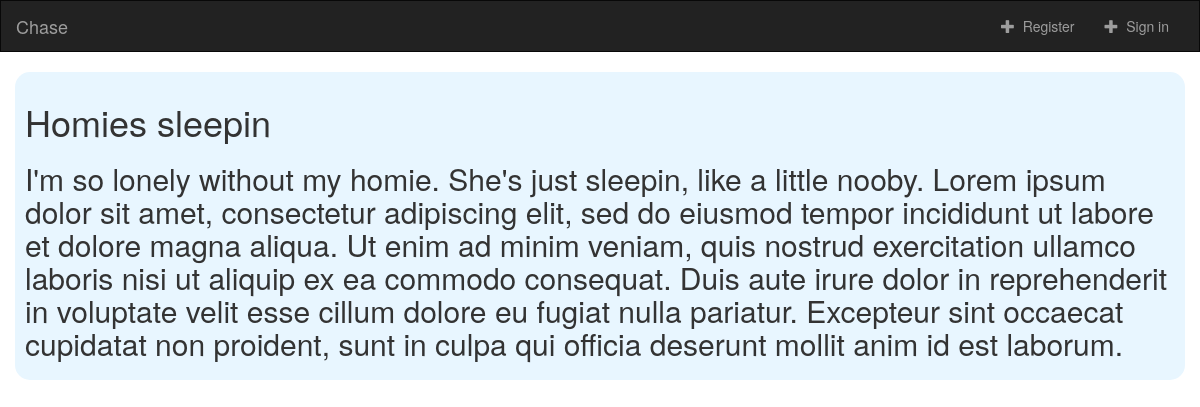
The page /1 on the database its author committed.
### website/models.py (models this page shows, shortened)
class BlogPost(models.Model):
    title = models.CharField(max_length=255)
    author = models.ForeignKey(MyUser)
    content = models.TextField(max_length=10000)

### website/views.py (the view)
# urls.py: url(r'^(?P<post_id>[0-9]+)', views.post_detail, name='post-detail'),
def post_detail(request, post_id):
    post = BlogPost.objects.get(pk=post_id)
    return render(request, 'website/post_detail.html', {'post': post})

### website/templates/website/post_detail.html
{% extends 'website/base.html' %}
{% block body %}
    <div class="container-fluid">
        <div class="post-detail">
            <h1>{{ post.title }}</h1>
            <h2>{{ post.content }}</h2>
        </div>
    </div>
{% endblock %}

### website/static/website/style.css (style rules this page uses)
.post-detail { background-color: #e8f6ff; border-radius: 15px; padding: 10px; }

### rows shown on the page
BlogPost: title "Homies sleepin", content "I'm so lonely without my homie. She's just sleepin, like a little nooby. Lorem ipsum dolor sit amet, consectetur adipiscing elit, sed do eiusmod tempor incididunt ut labore et dolore magna aliqua. Ut enim ad minim veniam, quis nostrud exercitation ullamco laboris nisi ut aliquip ex ea commodo consequat. Duis aute irure dolor in reprehenderit in voluptate velit esse cillum dolore eu fugiat nulla pariatur. Excepteur sint occaecat cupidatat non proident, sunt in culpa qui officia deserunt mollit anim id est laborum."
